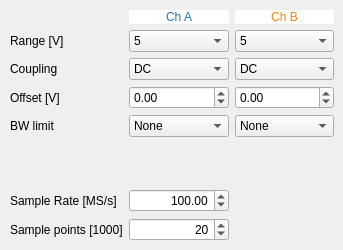
    <widget class="QWidget" name="acquisitionTab">
     <property name="enabled">
      <bool>true</bool>
     </property>
     <property name="font">
      <font>
       <weight>50</weight>
       <bold>false</bold>
      </font>
     </property>
     <attribute name="title">
      <string>Acquisition</string>
     </attribute>
     <widget class="QWidget" name="gridLayoutWidget_3">
      <property name="geometry">
       <rect>
        <x>10</x>
        <y>10</y>
        <width>324</width>
        <height>231</height>
       </rect>
      </property>
      <layout class="QGridLayout" name="verticalGridLayout">
       <item row="9" column="1">
        <widget class="QDoubleSpinBox" name="nSamplesSpinBox">
         <property name="locale">
          <locale language="English" country="UnitedKingdom"/>
         </property>
         <property name="alignment">
          <set>Qt::AlignRight|Qt::AlignTrailing|Qt::AlignVCenter</set>
         </property>
         <property name="decimals">
          <number>0</number>
         </property>
         <property name="minimum">
          <double>1.000000000000000</double>
         </property>
         <property name="maximum">
          <double>100.000000000000000</double>
         </property>
         <property name="value">
          <double>20.000000000000000</double>
         </property>
        </widget>
       </item>
       <item row="9" column="0">
        <widget class="QLabel" name="nSamplesLabel">
         <property name="locale">
          <locale language="English" country="UnitedKingdom"/>
         </property>
         <property name="text">
          <string>Sample points [1000]</string>
         </property>
        </widget>
       </item>
       <item row="7" column="1">
        <widget class="QDoubleSpinBox" name="samplerateSpinBox">
         <property name="alignment">
          <set>Qt::AlignRight|Qt::AlignTrailing|Qt::AlignVCenter</set>
         </property>
         <property name="minimum">
          <double>0.100000000000000</double>
         </property>
         <property name="maximum">
          <double>250.000000000000000</double>
         </property>
         <property name="value">
          <double>100.000000000000000</double>
         </property>
        </widget>
       </item>
       <item row="4" column="2">
        <widget class="QDoubleSpinBox" name="offsetBSpinBox">
         <property name="locale">
          <locale language="English" country="UnitedKingdom"/>
         </property>
         <property name="buttonSymbols">
          <enum>QAbstractSpinBox::UpDownArrows</enum>
         </property>
         <property name="suffix">
          <string/>
         </property>
         <property name="decimals">
          <number>2</number>
         </property>
         <property name="minimum">
          <double>-1.000000000000000</double>
         </property>
         <property name="maximum">
          <double>1.000000000000000</double>
         </property>
         <property name="singleStep">
          <double>0.010000000000000</double>
         </property>
         <property name="value">
          <double>0.000000000000000</double>
         </property>
        </widget>
       </item>
       <item row="3" column="2">
        <widget class="QComboBox" name="couplingBComboBox">
         <property name="maximumSize">
          <size>
           <width>16777215</width>
           <height>16777215</height>
          </size>
         </property>
         <property name="currentText">
          <string>DC</string>
         </property>
         <property name="currentIndex">
          <number>0</number>
         </property>
         <item>
          <property name="text">
           <string>DC</string>
          </property>
         </item>
         <item>
          <property name="text">
           <string>AC</string>
          </property>
         </item>
        </widget>
       </item>
       <item row="7" column="0">
        <widget class="QLabel" name="samplerateLabel">
         <property name="locale">
          <locale language="English" country="UnitedKingdom"/>
         </property>
         <property name="text">
          <string>Sample Rate [MS/s]</string>
         </property>
        </widget>
       </item>
       <item row="4" column="1">
        <widget class="QDoubleSpinBox" name="offsetASpinBox">
         <property name="sizePolicy">
          <sizepolicy hsizetype="Minimum" vsizetype="Preferred">
           <horstretch>0</horstretch>
           <verstretch>0</verstretch>
          </sizepolicy>
         </property>
         <property name="locale">
          <locale language="English" country="UnitedKingdom"/>
         </property>
         <property name="buttonSymbols">
          <enum>QAbstractSpinBox::UpDownArrows</enum>
         </property>
         <property name="suffix">
          <string/>
         </property>
         <property name="decimals">
          <number>2</number>
         </property>
         <property name="minimum">
          <double>-1.000000000000000</double>
         </property>
         <property name="maximum">
          <double>1.000000000000000</double>
         </property>
         <property name="singleStep">
          <double>0.010000000000000</double>
         </property>
         <property name="value">
          <double>0.000000000000000</double>
         </property>
        </widget>
       </item>
       <item row="3" column="1">
        <widget class="QComboBox" name="couplingAComboBox">
         <property name="sizePolicy">
          <sizepolicy hsizetype="Preferred" vsizetype="Preferred">
           <horstretch>0</horstretch>
           <verstretch>0</verstretch>
          </sizepolicy>
         </property>
         <property name="minimumSize">
          <size>
           <width>0</width>
           <height>0</height>
          </size>
         </property>
         <property name="maximumSize">
          <size>
           <width>16777215</width>
           <height>16777215</height>
          </size>
         </property>
         <property name="currentText">
          <string>DC</string>
         </property>
         <property name="currentIndex">
          <number>0</number>
         </property>
         <item>
          <property name="text">
           <string>DC</string>
          </property>
         </item>
         <item>
          <property name="text">
           <string>AC</string>
          </property>
         </item>
        </widget>
       </item>
       <item row="2" column="0">
        <widget class="QLabel" name="range_Label">
         <property name="minimumSize">
          <size>
           <width>0</width>
           <height>0</height>
          </size>
         </property>
         <property name="locale">
          <locale language="English" country="UnitedKingdom"/>
         </property>
         <property name="text">
          <string>Range [V]</string>
         </property>
        </widget>
       </item>
       <item row="3" column="0">
        <widget class="QLabel" name="couplingLabel">
         <property name="locale">
          <locale language="English" country="UnitedKingdom"/>
         </property>
         <property name="text">
          <string>Coupling</string>
         </property>
        </widget>
       </item>
       <item row="4" column="0">
        <widget class="QLabel" name="offset_Label">
         <property name="locale">
          <locale language="English" country="UnitedKingdom"/>
         </property>
         <property name="text">
          <string>Offset [V]</string>
         </property>
        </widget>
       </item>
       <item row="2" column="1">
        <widget class="QComboBox" name="rangeAComboBox">
         <property name="sizePolicy">
          <sizepolicy hsizetype="Preferred" vsizetype="Preferred">
           <horstretch>0</horstretch>
           <verstretch>0</verstretch>
          </sizepolicy>
         </property>
         <property name="minimumSize">
          <size>
           <width>60</width>
           <height>0</height>
          </size>
         </property>
         <property name="maximumSize">
          <size>
           <width>16777215</width>
           <height>16777215</height>
          </size>
         </property>
         <property name="currentIndex">
          <number>8</number>
         </property>
         <item>
          <property name="text">
           <string>10 m</string>
          </property>
         </item>
         <item>
          <property name="text">
           <string>20 m</string>
          </property>
         </item>
         <item>
          <property name="text">
           <string>50 m</string>
          </property>
         </item>
         <item>
          <property name="text">
           <string>100 m</string>
          </property>
         </item>
         <item>
          <property name="text">
           <string>200 m</string>
          </property>
         </item>
         <item>
          <property name="text">
           <string>500 m</string>
          </property>
         </item>
         <item>
          <property name="text">
           <string>1</string>
          </property>
         </item>
         <item>
          <property name="text">
           <string>2</string>
          </property>
         </item>
         <item>
          <property name="text">
           <string>5</string>
          </property>
         </item>
         <item>
          <property name="text">
           <string>10</string>
          </property>
         </item>
        </widget>
       </item>
       <item row="0" column="1">
        <widget class="QLabel" name="chALabel">
         <property name="styleSheet">
          <string notr="true">color: rgb(31, 119, 180);
background-color: rgb(255, 255, 0);
background-color: rgb(255, 255, 255);</string>
         </property>
         <property name="text">
          <string>Ch A</string>
         </property>
         <property name="alignment">
          <set>Qt::AlignCenter</set>
         </property>
        </widget>
       </item>
       <item row="2" column="2">
        <widget class="QComboBox" name="rangeBComboBox">
         <property name="sizePolicy">
          <sizepolicy hsizetype="Preferred" vsizetype="Preferred">
           <horstretch>0</horstretch>
           <verstretch>0</verstretch>
          </sizepolicy>
         </property>
         <property name="currentText">
          <string>5</string>
         </property>
         <property name="currentIndex">
          <number>8</number>
         </property>
         <item>
          <property name="text">
           <string>10 m</string>
          </property>
         </item>
         <item>
          <property name="text">
           <string>20 m</string>
          </property>
         </item>
         <item>
          <property name="text">
           <string>50 m</string>
          </property>
         </item>
         <item>
          <property name="text">
           <string>100 m</string>
          </property>
         </item>
         <item>
          <property name="text">
           <string>200 m</string>
          </property>
         </item>
         <item>
          <property name="text">
           <string>500 m</string>
          </property>
         </item>
         <item>
          <property name="text">
           <string>1</string>
          </property>
         </item>
         <item>
          <property name="text">
           <string>2</string>
          </property>
         </item>
         <item>
          <property name="text">
           <string>5</string>
          </property>
         </item>
         <item>
          <property name="text">
           <string>10</string>
          </property>
         </item>
        </widget>
       </item>
       <item row="5" column="1">
        <widget class="QComboBox" name="bwlBComboBox">
         <property name="currentText">
          <string>None</string>
         </property>
         <property name="currentIndex">
          <number>0</number>
         </property>
         <item>
          <property name="text">
           <string>None</string>
          </property>
         </item>
         <item>
          <property name="text">
           <string>20 MHz</string>
          </property>
         </item>
        </widget>
       </item>
       <item row="5" column="2">
        <widget class="QComboBox" name="bwlAComboBox">
         <property name="currentText">
          <string>None</string>
         </property>
         <property name="currentIndex">
          <number>0</number>
         </property>
         <item>
          <property name="text">
           <string>None</string>
          </property>
         </item>
         <item>
          <property name="text">
           <string>20 MHz</string>
          </property>
         </item>
        </widget>
       </item>
       <item row="0" column="2">
        <widget class="QLabel" name="chBLabel">
         <property name="styleSheet">
          <string notr="true">color: rgb(255, 127, 14);
background-color: rgb(255, 255, 255);</string>
         </property>
         <property name="text">
          <string>Ch B</string>
         </property>
         <property name="alignment">
          <set>Qt::AlignCenter</set>
         </property>
        </widget>
       </item>
       <item row="5" column="0">
        <widget class="QLabel" name="bwLabel">
         <property name="locale">
          <locale language="English" country="UnitedKingdom"/>
         </property>
         <property name="text">
          <string>BW limit</string>
         </property>
        </widget>
       </item>
       <item row="6" column="0">
        <spacer name="verticalSpacer_3">
         <property name="orientation">
          <enum>Qt::Vertical</enum>
         </property>
         <property name="sizeHint" stdset="0">
          <size>
           <width>20</width>
           <height>40</height>
          </size>
         </property>
        </spacer>
       </item>
      </layout>
     </widget>
    </widget>
